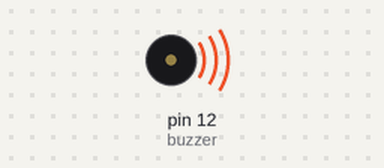
Bench run of a sketch on a simulated Arduino Uno, built with avr-gcc and run on an emulated ATmega328P. Parts: buzzer (waves = sounding, pin HIGH).

Above: at 0.5 s.
Timing chart, 0 to 3.5 s (numbered marks = the images above):
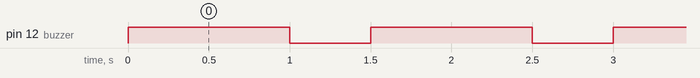

Measured:
- by itself, pin 12 (buzzer): alternates HIGH for 1.0 s and LOW for 0.50 s

The sketch:

buzzer.ino
```cpp
int buzzer=12;
void setup() {
  // put your setup code here, to run once:
pinMode(buzzer,OUTPUT);
}

void loop() {
  // put your main code here, to run repeatedly:
  digitalWrite(buzzer,HIGH);
  delay(1000);
  digitalWrite(buzzer,LOW);
  delay(500);

}
```
